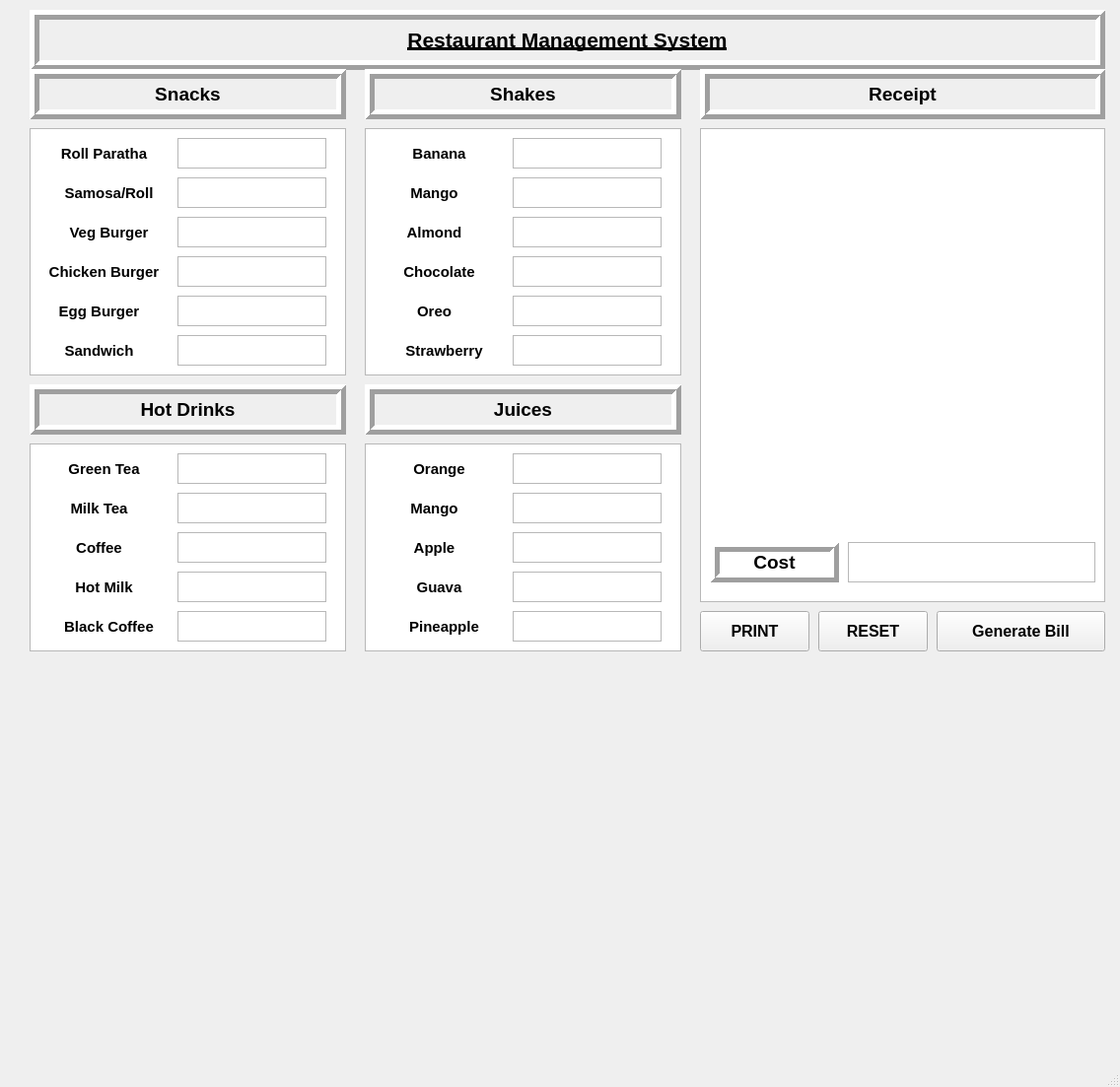
<?xml version="1.0" encoding="UTF-8"?>
<ui version="4.0">
 <class>RecieptWindow</class>
 <widget class="QMainWindow" name="RecieptWindow">
  <property name="geometry">
   <rect>
    <x>0</x>
    <y>0</y>
    <width>1136</width>
    <height>1103</height>
   </rect>
  </property>
  <property name="windowTitle">
   <string>Reciept_Window</string>
  </property>
  <widget class="QWidget" name="centralwidget">
   <widget class="QLabel" name="Heading">
    <property name="geometry">
     <rect>
      <x>30</x>
      <y>10</y>
      <width>1091</width>
      <height>61</height>
     </rect>
    </property>
    <property name="font">
     <font>
      <pointsize>16</pointsize>
      <weight>75</weight>
      <italic>false</italic>
      <bold>true</bold>
      <underline>true</underline>
     </font>
    </property>
    <property name="frameShape">
     <enum>QFrame::Box</enum>
    </property>
    <property name="frameShadow">
     <enum>QFrame::Raised</enum>
    </property>
    <property name="lineWidth">
     <number>5</number>
    </property>
    <property name="midLineWidth">
     <number>0</number>
    </property>
    <property name="text">
     <string>Restaurant Management System</string>
    </property>
    <property name="alignment">
     <set>Qt::AlignCenter</set>
    </property>
   </widget>
   <widget class="QLabel" name="Snacks">
    <property name="geometry">
     <rect>
      <x>30</x>
      <y>70</y>
      <width>321</width>
      <height>51</height>
     </rect>
    </property>
    <property name="font">
     <font>
      <pointsize>14</pointsize>
      <weight>75</weight>
      <bold>true</bold>
      <underline>false</underline>
     </font>
    </property>
    <property name="frameShape">
     <enum>QFrame::Box</enum>
    </property>
    <property name="frameShadow">
     <enum>QFrame::Raised</enum>
    </property>
    <property name="lineWidth">
     <number>5</number>
    </property>
    <property name="text">
     <string>Snacks</string>
    </property>
    <property name="alignment">
     <set>Qt::AlignCenter</set>
    </property>
   </widget>
   <widget class="QLabel" name="Shakes">
    <property name="geometry">
     <rect>
      <x>370</x>
      <y>70</y>
      <width>321</width>
      <height>51</height>
     </rect>
    </property>
    <property name="font">
     <font>
      <pointsize>14</pointsize>
      <weight>75</weight>
      <bold>true</bold>
     </font>
    </property>
    <property name="frameShape">
     <enum>QFrame::Box</enum>
    </property>
    <property name="frameShadow">
     <enum>QFrame::Raised</enum>
    </property>
    <property name="lineWidth">
     <number>5</number>
    </property>
    <property name="text">
     <string>Shakes</string>
    </property>
    <property name="alignment">
     <set>Qt::AlignCenter</set>
    </property>
   </widget>
   <widget class="QLabel" name="Receipt">
    <property name="geometry">
     <rect>
      <x>710</x>
      <y>70</y>
      <width>411</width>
      <height>51</height>
     </rect>
    </property>
    <property name="font">
     <font>
      <pointsize>14</pointsize>
      <weight>75</weight>
      <bold>true</bold>
     </font>
    </property>
    <property name="frameShape">
     <enum>QFrame::Box</enum>
    </property>
    <property name="frameShadow">
     <enum>QFrame::Raised</enum>
    </property>
    <property name="lineWidth">
     <number>5</number>
    </property>
    <property name="text">
     <string>Receipt</string>
    </property>
    <property name="alignment">
     <set>Qt::AlignCenter</set>
    </property>
   </widget>
   <widget class="QLabel" name="HotDrinks">
    <property name="geometry">
     <rect>
      <x>30</x>
      <y>390</y>
      <width>321</width>
      <height>51</height>
     </rect>
    </property>
    <property name="font">
     <font>
      <pointsize>14</pointsize>
      <weight>75</weight>
      <bold>true</bold>
     </font>
    </property>
    <property name="frameShape">
     <enum>QFrame::Box</enum>
    </property>
    <property name="frameShadow">
     <enum>QFrame::Raised</enum>
    </property>
    <property name="lineWidth">
     <number>5</number>
    </property>
    <property name="text">
     <string>Hot Drinks</string>
    </property>
    <property name="alignment">
     <set>Qt::AlignCenter</set>
    </property>
   </widget>
   <widget class="QLabel" name="Juices">
    <property name="geometry">
     <rect>
      <x>370</x>
      <y>390</y>
      <width>321</width>
      <height>51</height>
     </rect>
    </property>
    <property name="font">
     <font>
      <pointsize>14</pointsize>
      <weight>75</weight>
      <bold>true</bold>
     </font>
    </property>
    <property name="frameShape">
     <enum>QFrame::Box</enum>
    </property>
    <property name="frameShadow">
     <enum>QFrame::Raised</enum>
    </property>
    <property name="lineWidth">
     <number>5</number>
    </property>
    <property name="text">
     <string>Juices</string>
    </property>
    <property name="alignment">
     <set>Qt::AlignCenter</set>
    </property>
   </widget>
   <widget class="QTextBrowser" name="textBrowser">
    <property name="geometry">
     <rect>
      <x>30</x>
      <y>130</y>
      <width>321</width>
      <height>251</height>
     </rect>
    </property>
   </widget>
   <widget class="QTextBrowser" name="Billing">
    <property name="geometry">
     <rect>
      <x>710</x>
      <y>130</y>
      <width>411</width>
      <height>481</height>
     </rect>
    </property>
   </widget>
   <widget class="QLabel" name="Cost">
    <property name="geometry">
     <rect>
      <x>720</x>
      <y>550</y>
      <width>131</width>
      <height>41</height>
     </rect>
    </property>
    <property name="font">
     <font>
      <pointsize>14</pointsize>
      <weight>75</weight>
      <bold>true</bold>
     </font>
    </property>
    <property name="frameShape">
     <enum>QFrame::Box</enum>
    </property>
    <property name="frameShadow">
     <enum>QFrame::Raised</enum>
    </property>
    <property name="lineWidth">
     <number>5</number>
    </property>
    <property name="text">
     <string>Cost</string>
    </property>
    <property name="alignment">
     <set>Qt::AlignCenter</set>
    </property>
   </widget>
   <widget class="QTextBrowser" name="textBrowser_2">
    <property name="geometry">
     <rect>
      <x>370</x>
      <y>130</y>
      <width>321</width>
      <height>251</height>
     </rect>
    </property>
   </widget>
   <widget class="QTextEdit" name="Samosa01">
    <property name="geometry">
     <rect>
      <x>180</x>
      <y>180</y>
      <width>151</width>
      <height>31</height>
     </rect>
    </property>
   </widget>
   <widget class="QLabel" name="Cburger">
    <property name="geometry">
     <rect>
      <x>40</x>
      <y>260</y>
      <width>131</width>
      <height>31</height>
     </rect>
    </property>
    <property name="font">
     <font>
      <pointsize>11</pointsize>
      <weight>75</weight>
      <bold>true</bold>
     </font>
    </property>
    <property name="text">
     <string>Chicken Burger</string>
    </property>
    <property name="alignment">
     <set>Qt::AlignCenter</set>
    </property>
   </widget>
   <widget class="QTextEdit" name="SN4_2">
    <property name="geometry">
     <rect>
      <x>180</x>
      <y>340</y>
      <width>151</width>
      <height>31</height>
     </rect>
    </property>
   </widget>
   <widget class="QLabel" name="Sandwich">
    <property name="geometry">
     <rect>
      <x>50</x>
      <y>340</y>
      <width>101</width>
      <height>31</height>
     </rect>
    </property>
    <property name="font">
     <font>
      <pointsize>11</pointsize>
      <weight>75</weight>
      <bold>true</bold>
     </font>
    </property>
    <property name="text">
     <string>Sandwich</string>
    </property>
    <property name="alignment">
     <set>Qt::AlignCenter</set>
    </property>
   </widget>
   <widget class="QLabel" name="Samosa">
    <property name="geometry">
     <rect>
      <x>60</x>
      <y>180</y>
      <width>101</width>
      <height>31</height>
     </rect>
    </property>
    <property name="font">
     <font>
      <pointsize>11</pointsize>
      <weight>75</weight>
      <bold>true</bold>
     </font>
    </property>
    <property name="text">
     <string>Samosa/Roll</string>
    </property>
    <property name="alignment">
     <set>Qt::AlignCenter</set>
    </property>
   </widget>
   <widget class="QLabel" name="Eburger">
    <property name="geometry">
     <rect>
      <x>50</x>
      <y>300</y>
      <width>101</width>
      <height>31</height>
     </rect>
    </property>
    <property name="font">
     <font>
      <pointsize>11</pointsize>
      <weight>75</weight>
      <bold>true</bold>
     </font>
    </property>
    <property name="text">
     <string>Egg Burger</string>
    </property>
    <property name="alignment">
     <set>Qt::AlignCenter</set>
    </property>
   </widget>
   <widget class="QLabel" name="Vburger">
    <property name="geometry">
     <rect>
      <x>60</x>
      <y>220</y>
      <width>101</width>
      <height>31</height>
     </rect>
    </property>
    <property name="font">
     <font>
      <pointsize>11</pointsize>
      <weight>75</weight>
      <bold>true</bold>
     </font>
    </property>
    <property name="text">
     <string>Veg Burger</string>
    </property>
    <property name="alignment">
     <set>Qt::AlignCenter</set>
    </property>
   </widget>
   <widget class="QTextEdit" name="SN1">
    <property name="geometry">
     <rect>
      <x>180</x>
      <y>140</y>
      <width>151</width>
      <height>31</height>
     </rect>
    </property>
   </widget>
   <widget class="QTextEdit" name="Vburger01">
    <property name="geometry">
     <rect>
      <x>180</x>
      <y>220</y>
      <width>151</width>
      <height>31</height>
     </rect>
    </property>
   </widget>
   <widget class="QTextEdit" name="SN4">
    <property name="geometry">
     <rect>
      <x>180</x>
      <y>260</y>
      <width>151</width>
      <height>31</height>
     </rect>
    </property>
   </widget>
   <widget class="QLabel" name="Roll_Paratha">
    <property name="geometry">
     <rect>
      <x>60</x>
      <y>140</y>
      <width>91</width>
      <height>31</height>
     </rect>
    </property>
    <property name="font">
     <font>
      <pointsize>11</pointsize>
      <weight>75</weight>
      <bold>true</bold>
     </font>
    </property>
    <property name="text">
     <string>Roll Paratha</string>
    </property>
    <property name="alignment">
     <set>Qt::AlignCenter</set>
    </property>
   </widget>
   <widget class="QTextEdit" name="Egg01">
    <property name="geometry">
     <rect>
      <x>180</x>
      <y>300</y>
      <width>151</width>
      <height>31</height>
     </rect>
    </property>
   </widget>
   <widget class="QTextEdit" name="Mango01">
    <property name="geometry">
     <rect>
      <x>520</x>
      <y>180</y>
      <width>151</width>
      <height>31</height>
     </rect>
    </property>
   </widget>
   <widget class="QLabel" name="Chocolate">
    <property name="geometry">
     <rect>
      <x>380</x>
      <y>260</y>
      <width>131</width>
      <height>31</height>
     </rect>
    </property>
    <property name="font">
     <font>
      <pointsize>11</pointsize>
      <weight>75</weight>
      <bold>true</bold>
     </font>
    </property>
    <property name="text">
     <string>Chocolate</string>
    </property>
    <property name="alignment">
     <set>Qt::AlignCenter</set>
    </property>
   </widget>
   <widget class="QTextEdit" name="Strawberry01">
    <property name="geometry">
     <rect>
      <x>520</x>
      <y>340</y>
      <width>151</width>
      <height>31</height>
     </rect>
    </property>
   </widget>
   <widget class="QLabel" name="Strawberry">
    <property name="geometry">
     <rect>
      <x>400</x>
      <y>340</y>
      <width>101</width>
      <height>31</height>
     </rect>
    </property>
    <property name="font">
     <font>
      <pointsize>11</pointsize>
      <weight>75</weight>
      <bold>true</bold>
     </font>
    </property>
    <property name="text">
     <string>Strawberry</string>
    </property>
    <property name="alignment">
     <set>Qt::AlignCenter</set>
    </property>
   </widget>
   <widget class="QLabel" name="Mango">
    <property name="geometry">
     <rect>
      <x>390</x>
      <y>180</y>
      <width>101</width>
      <height>31</height>
     </rect>
    </property>
    <property name="font">
     <font>
      <pointsize>11</pointsize>
      <weight>75</weight>
      <bold>true</bold>
     </font>
    </property>
    <property name="text">
     <string>Mango</string>
    </property>
    <property name="alignment">
     <set>Qt::AlignCenter</set>
    </property>
   </widget>
   <widget class="QLabel" name="Oreo">
    <property name="geometry">
     <rect>
      <x>390</x>
      <y>300</y>
      <width>101</width>
      <height>31</height>
     </rect>
    </property>
    <property name="font">
     <font>
      <pointsize>11</pointsize>
      <weight>75</weight>
      <bold>true</bold>
     </font>
    </property>
    <property name="text">
     <string>Oreo</string>
    </property>
    <property name="alignment">
     <set>Qt::AlignCenter</set>
    </property>
   </widget>
   <widget class="QLabel" name="Almond">
    <property name="geometry">
     <rect>
      <x>390</x>
      <y>220</y>
      <width>101</width>
      <height>31</height>
     </rect>
    </property>
    <property name="font">
     <font>
      <pointsize>11</pointsize>
      <weight>75</weight>
      <bold>true</bold>
     </font>
    </property>
    <property name="text">
     <string>Almond</string>
    </property>
    <property name="alignment">
     <set>Qt::AlignCenter</set>
    </property>
   </widget>
   <widget class="QTextEdit" name="SH11">
    <property name="geometry">
     <rect>
      <x>520</x>
      <y>140</y>
      <width>151</width>
      <height>31</height>
     </rect>
    </property>
   </widget>
   <widget class="QTextEdit" name="SH33">
    <property name="geometry">
     <rect>
      <x>520</x>
      <y>220</y>
      <width>151</width>
      <height>31</height>
     </rect>
    </property>
   </widget>
   <widget class="QTextEdit" name="SH44">
    <property name="geometry">
     <rect>
      <x>520</x>
      <y>260</y>
      <width>151</width>
      <height>31</height>
     </rect>
    </property>
   </widget>
   <widget class="QLabel" name="Banana">
    <property name="geometry">
     <rect>
      <x>400</x>
      <y>140</y>
      <width>91</width>
      <height>31</height>
     </rect>
    </property>
    <property name="font">
     <font>
      <pointsize>11</pointsize>
      <weight>75</weight>
      <bold>true</bold>
     </font>
    </property>
    <property name="text">
     <string>Banana</string>
    </property>
    <property name="alignment">
     <set>Qt::AlignCenter</set>
    </property>
   </widget>
   <widget class="QTextEdit" name="SH55">
    <property name="geometry">
     <rect>
      <x>520</x>
      <y>300</y>
      <width>151</width>
      <height>31</height>
     </rect>
    </property>
   </widget>
   <widget class="QTextBrowser" name="textBrowser_3">
    <property name="geometry">
     <rect>
      <x>370</x>
      <y>450</y>
      <width>321</width>
      <height>211</height>
     </rect>
    </property>
   </widget>
   <widget class="QTextBrowser" name="textBrowser_4">
    <property name="geometry">
     <rect>
      <x>30</x>
      <y>450</y>
      <width>321</width>
      <height>211</height>
     </rect>
    </property>
   </widget>
   <widget class="QLabel" name="Guava">
    <property name="geometry">
     <rect>
      <x>380</x>
      <y>580</y>
      <width>131</width>
      <height>31</height>
     </rect>
    </property>
    <property name="font">
     <font>
      <pointsize>11</pointsize>
      <weight>75</weight>
      <bold>true</bold>
     </font>
    </property>
    <property name="text">
     <string>Guava</string>
    </property>
    <property name="alignment">
     <set>Qt::AlignCenter</set>
    </property>
   </widget>
   <widget class="QTextEdit" name="J11">
    <property name="geometry">
     <rect>
      <x>520</x>
      <y>460</y>
      <width>151</width>
      <height>31</height>
     </rect>
    </property>
   </widget>
   <widget class="QTextEdit" name="J2">
    <property name="geometry">
     <rect>
      <x>520</x>
      <y>500</y>
      <width>151</width>
      <height>31</height>
     </rect>
    </property>
   </widget>
   <widget class="QTextEdit" name="J4">
    <property name="geometry">
     <rect>
      <x>520</x>
      <y>580</y>
      <width>151</width>
      <height>31</height>
     </rect>
    </property>
   </widget>
   <widget class="QLabel" name="MangoJuice">
    <property name="geometry">
     <rect>
      <x>390</x>
      <y>500</y>
      <width>101</width>
      <height>31</height>
     </rect>
    </property>
    <property name="font">
     <font>
      <pointsize>11</pointsize>
      <weight>75</weight>
      <bold>true</bold>
     </font>
    </property>
    <property name="text">
     <string>Mango</string>
    </property>
    <property name="alignment">
     <set>Qt::AlignCenter</set>
    </property>
   </widget>
   <widget class="QLabel" name="Pineapple">
    <property name="geometry">
     <rect>
      <x>400</x>
      <y>620</y>
      <width>101</width>
      <height>31</height>
     </rect>
    </property>
    <property name="font">
     <font>
      <pointsize>11</pointsize>
      <weight>75</weight>
      <bold>true</bold>
     </font>
    </property>
    <property name="text">
     <string>Pineapple</string>
    </property>
    <property name="alignment">
     <set>Qt::AlignCenter</set>
    </property>
   </widget>
   <widget class="QLabel" name="Apple">
    <property name="geometry">
     <rect>
      <x>390</x>
      <y>540</y>
      <width>101</width>
      <height>31</height>
     </rect>
    </property>
    <property name="font">
     <font>
      <pointsize>11</pointsize>
      <weight>75</weight>
      <bold>true</bold>
     </font>
    </property>
    <property name="text">
     <string>Apple</string>
    </property>
    <property name="alignment">
     <set>Qt::AlignCenter</set>
    </property>
   </widget>
   <widget class="QTextEdit" name="J3">
    <property name="geometry">
     <rect>
      <x>520</x>
      <y>540</y>
      <width>151</width>
      <height>31</height>
     </rect>
    </property>
   </widget>
   <widget class="QLabel" name="Orange">
    <property name="geometry">
     <rect>
      <x>400</x>
      <y>460</y>
      <width>91</width>
      <height>31</height>
     </rect>
    </property>
    <property name="font">
     <font>
      <pointsize>11</pointsize>
      <weight>75</weight>
      <bold>true</bold>
     </font>
    </property>
    <property name="text">
     <string>Orange</string>
    </property>
    <property name="alignment">
     <set>Qt::AlignCenter</set>
    </property>
   </widget>
   <widget class="QTextEdit" name="J5">
    <property name="geometry">
     <rect>
      <x>520</x>
      <y>620</y>
      <width>151</width>
      <height>31</height>
     </rect>
    </property>
   </widget>
   <widget class="QLabel" name="MilkT">
    <property name="geometry">
     <rect>
      <x>50</x>
      <y>500</y>
      <width>101</width>
      <height>31</height>
     </rect>
    </property>
    <property name="font">
     <font>
      <pointsize>11</pointsize>
      <weight>75</weight>
      <bold>true</bold>
     </font>
    </property>
    <property name="text">
     <string>Milk Tea</string>
    </property>
    <property name="alignment">
     <set>Qt::AlignCenter</set>
    </property>
   </widget>
   <widget class="QTextEdit" name="HT1">
    <property name="geometry">
     <rect>
      <x>180</x>
      <y>460</y>
      <width>151</width>
      <height>31</height>
     </rect>
    </property>
   </widget>
   <widget class="QTextEdit" name="HT2">
    <property name="geometry">
     <rect>
      <x>180</x>
      <y>500</y>
      <width>151</width>
      <height>31</height>
     </rect>
    </property>
   </widget>
   <widget class="QLabel" name="Blackcoffee">
    <property name="geometry">
     <rect>
      <x>60</x>
      <y>620</y>
      <width>101</width>
      <height>31</height>
     </rect>
    </property>
    <property name="font">
     <font>
      <pointsize>11</pointsize>
      <weight>75</weight>
      <bold>true</bold>
     </font>
    </property>
    <property name="text">
     <string>Black Coffee</string>
    </property>
    <property name="alignment">
     <set>Qt::AlignCenter</set>
    </property>
   </widget>
   <widget class="QTextEdit" name="HT3">
    <property name="geometry">
     <rect>
      <x>180</x>
      <y>540</y>
      <width>151</width>
      <height>31</height>
     </rect>
    </property>
   </widget>
   <widget class="QLabel" name="Coffee">
    <property name="geometry">
     <rect>
      <x>50</x>
      <y>540</y>
      <width>101</width>
      <height>31</height>
     </rect>
    </property>
    <property name="font">
     <font>
      <pointsize>11</pointsize>
      <weight>75</weight>
      <bold>true</bold>
     </font>
    </property>
    <property name="text">
     <string>Coffee</string>
    </property>
    <property name="alignment">
     <set>Qt::AlignCenter</set>
    </property>
   </widget>
   <widget class="QLabel" name="GreenT">
    <property name="geometry">
     <rect>
      <x>60</x>
      <y>460</y>
      <width>91</width>
      <height>31</height>
     </rect>
    </property>
    <property name="font">
     <font>
      <pointsize>11</pointsize>
      <weight>75</weight>
      <bold>true</bold>
     </font>
    </property>
    <property name="text">
     <string>Green Tea</string>
    </property>
    <property name="alignment">
     <set>Qt::AlignCenter</set>
    </property>
   </widget>
   <widget class="QTextEdit" name="HT5">
    <property name="geometry">
     <rect>
      <x>180</x>
      <y>620</y>
      <width>151</width>
      <height>31</height>
     </rect>
    </property>
   </widget>
   <widget class="QLabel" name="Hotmilk">
    <property name="geometry">
     <rect>
      <x>40</x>
      <y>580</y>
      <width>131</width>
      <height>31</height>
     </rect>
    </property>
    <property name="font">
     <font>
      <pointsize>11</pointsize>
      <weight>75</weight>
      <bold>true</bold>
     </font>
    </property>
    <property name="text">
     <string>Hot Milk</string>
    </property>
    <property name="alignment">
     <set>Qt::AlignCenter</set>
    </property>
   </widget>
   <widget class="QTextEdit" name="HT4">
    <property name="geometry">
     <rect>
      <x>180</x>
      <y>580</y>
      <width>151</width>
      <height>31</height>
     </rect>
    </property>
   </widget>
   <widget class="QTextEdit" name="textEdit">
    <property name="geometry">
     <rect>
      <x>860</x>
      <y>550</y>
      <width>251</width>
      <height>41</height>
     </rect>
    </property>
    <property name="frameShape">
     <enum>QFrame::StyledPanel</enum>
    </property>
    <property name="lineWidth">
     <number>10</number>
    </property>
   </widget>
   <widget class="QPushButton" name="Print">
    <property name="geometry">
     <rect>
      <x>710</x>
      <y>620</y>
      <width>111</width>
      <height>41</height>
     </rect>
    </property>
    <property name="font">
     <font>
      <pointsize>12</pointsize>
      <weight>75</weight>
      <bold>true</bold>
     </font>
    </property>
    <property name="text">
     <string>PRINT</string>
    </property>
   </widget>
   <widget class="QPushButton" name="Reset">
    <property name="geometry">
     <rect>
      <x>830</x>
      <y>620</y>
      <width>111</width>
      <height>41</height>
     </rect>
    </property>
    <property name="font">
     <font>
      <pointsize>12</pointsize>
      <weight>75</weight>
      <bold>true</bold>
     </font>
    </property>
    <property name="text">
     <string>RESET</string>
    </property>
   </widget>
   <widget class="QPushButton" name="Genbill">
    <property name="geometry">
     <rect>
      <x>950</x>
      <y>620</y>
      <width>171</width>
      <height>41</height>
     </rect>
    </property>
    <property name="font">
     <font>
      <pointsize>12</pointsize>
      <weight>75</weight>
      <bold>true</bold>
     </font>
    </property>
    <property name="text">
     <string>Generate Bill</string>
    </property>
   </widget>
  </widget>
  <widget class="QMenuBar" name="menubar">
   <property name="geometry">
    <rect>
     <x>0</x>
     <y>0</y>
     <width>1136</width>
     <height>21</height>
    </rect>
   </property>
  </widget>
  <widget class="QStatusBar" name="statusbar"/>
 </widget>
 <resources/>
 <connections/>
</ui>
